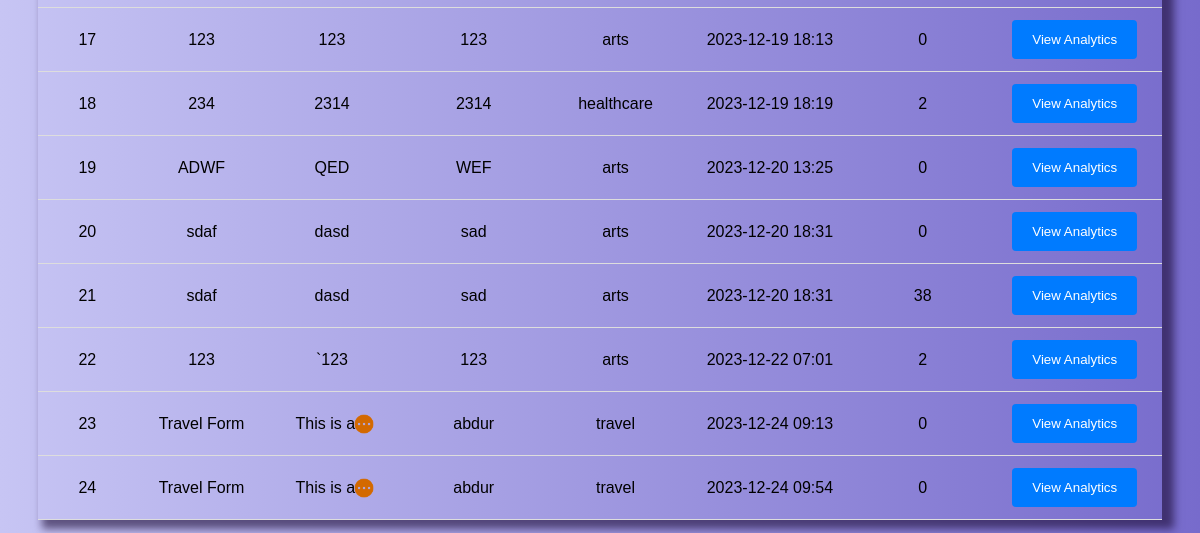
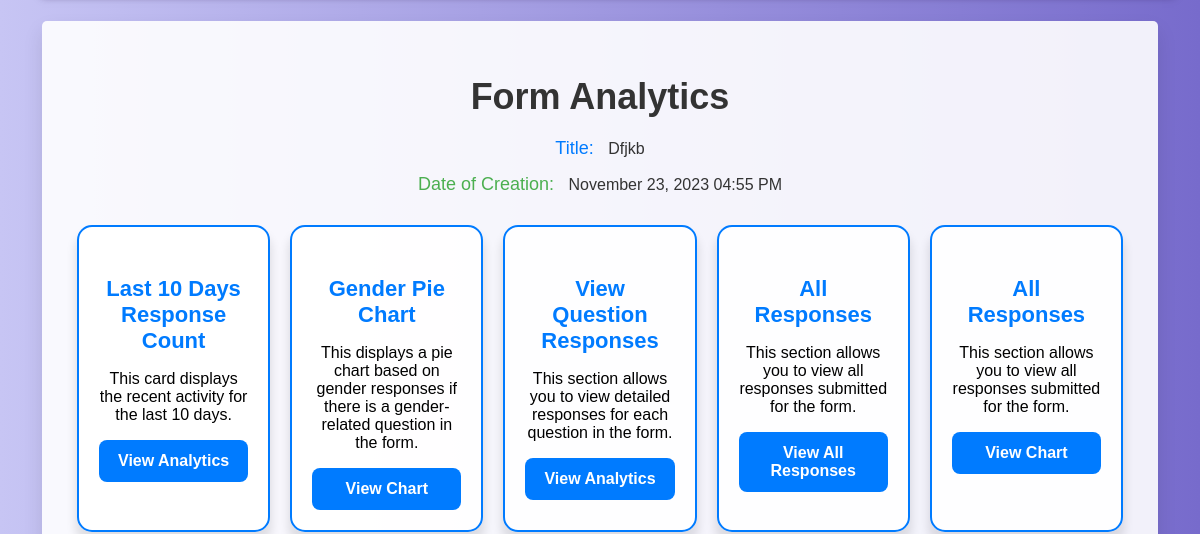
The page /analytics (signed in, middle part) on the database as committed earlier (2 pictures, top to bottom).
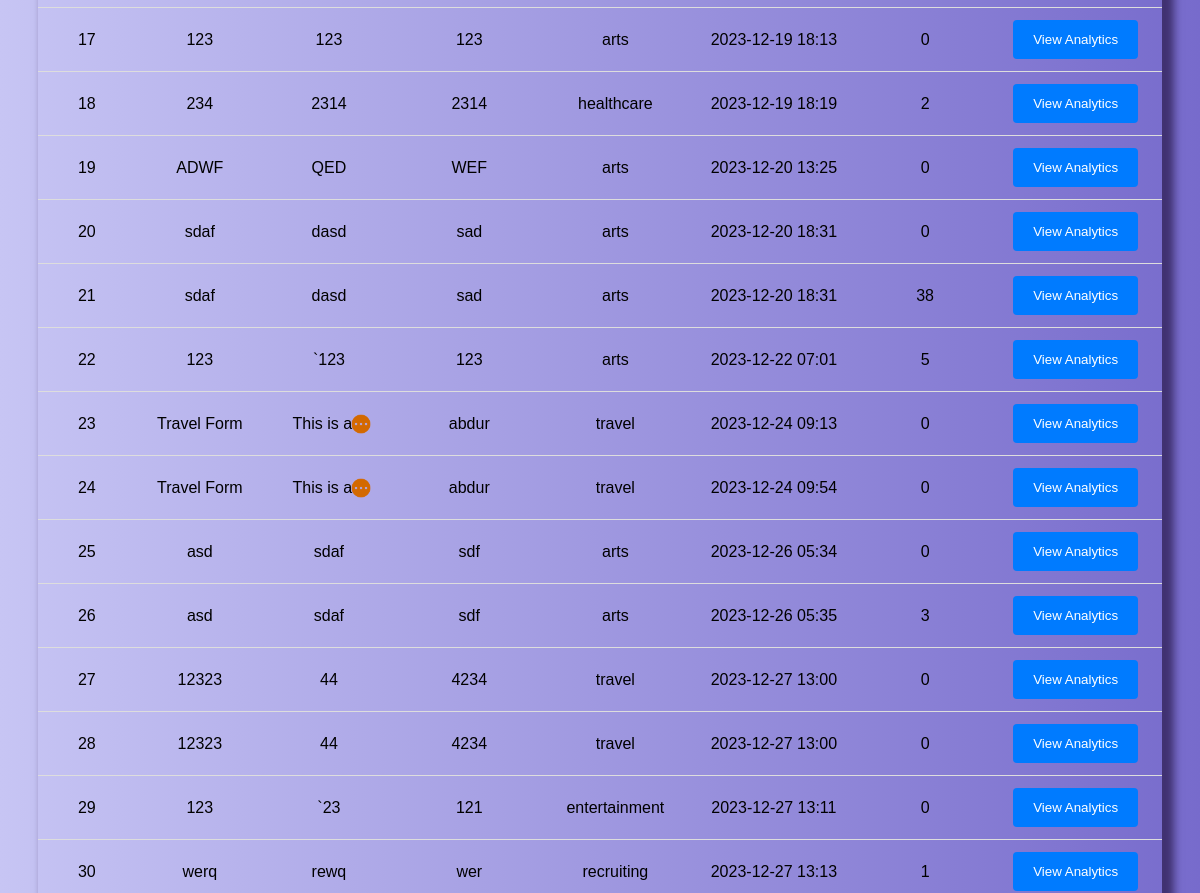
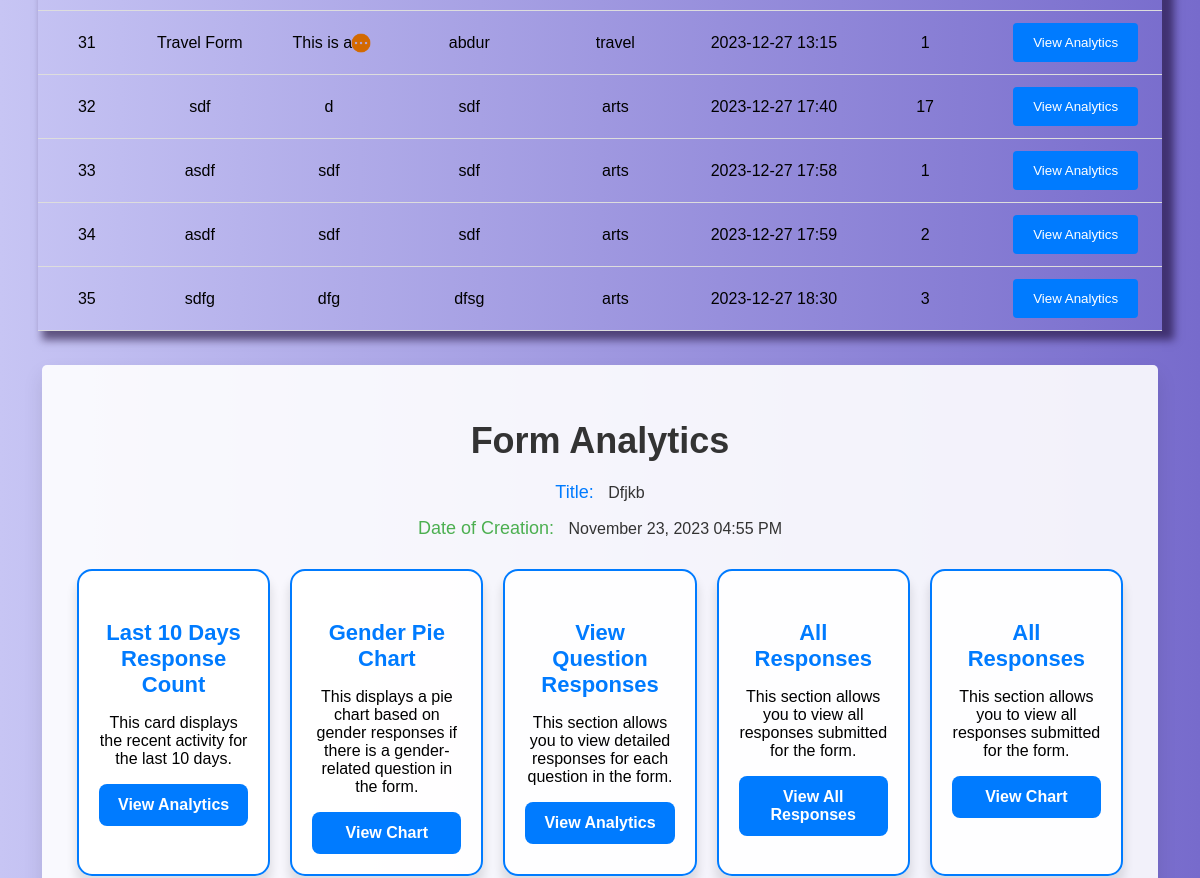
The same page on the database as committed later (2 pictures, top to bottom).
### app.py (models this page shows)
class Form(db.Model):
    id = db.Column(db.Integer, primary_key=True)
    username = db.Column(db.String(100), nullable=False)
    form_title = db.Column(db.String(100), nullable=False)
    form_description = db.Column(db.String(255), nullable=False)
    created_at = db.Column(db.DateTime, default=datetime.utcnow)
    category = db.Column(db.String(255), nullable=False)
    uuid = db.Column(db.String(36), unique=True, nullable=False)
    form_link = db.Column(db.String(255))
    form_header = db.Column(db.String(255))
    created_by = db.Column(db.String(100))
    creator = db.Column(db.String(100))
    edited = db.Column(db.String(3), default='No')
    edited_at = db.Column(db.DateTime)
    questions = db.relationship('Question', backref='form', lazy=True, cascade='all, delete-orphan')
    responses = db.relationship('FormResponse', backref='form', lazy=True, cascade='all, delete-orphan')

### app.py (the view)
@app.route('/analytics', methods=['GET', 'POST'])
def analytics():
    current_user = get_current_user()
    if current_user is None:
        return redirect(url_for('login'))  # Redirect to the login page if the user is not logged in
    user_forms = Form.query.filter_by(uuid=current_user.uuid).all()
    for user_form in user_forms:
        user_form.response_count = FormResponse.query.filter_by(form_id=user_form.id).count()
    form = None
    form_fill_count = None
    if request.method == 'POST':
        selected_form_id = request.form.get('selected_form')
        if selected_form_id is not None:
            return redirect(url_for('analytics', form_id=selected_form_id))
    form_id = request.args.get('form_id')
    if not form_id and user_forms:
        form_id = user_forms[0].id
    if form_id:
        form = Form.query.get_or_404(form_id)
        if form.username != current_user.username:
            return "Unauthorized"
        form_fill_count = FormResponse.query.filter_by(form_id=form_id).count()
    return render_template('analytics.html', user_forms=user_forms, form=form, form_fill_count=form_fill_count, form_id=form_id)

### app.py (called while the page is built)
def get_current_user():
    if 'user_id' in session:
        user_id = session['user_id']
        user = users.query.get(user_id)  # Assuming you have a User model with an 'id' field
        if user:
            return user
    return None

### templates/analytics.html (shortened to what this page needs)
<!DOCTYPE html>
<html lang="en">
<head>
  <link rel="stylesheet" href="{{ url_for('static', filename='analytics.css') }}">
  <link rel="stylesheet" href="{{ url_for('static', filename='navbar.css') }}">
</head>
<body>
<form method="POST">
  <table class="table table-bordered">
    <tbody>
      {% for user_form in user_forms %}
      <tr id="form-{{ user_form.id }}" {% if loop.first %}class="selected-form"{% endif %}>
        <td>{{ user_form.id }}</td>
        <td>{{ user_form.form_title }}</td>
        <td>
          <span class="description-limit" data-description="{{ user_form.form_description }}">
            {{ user_form.form_description|truncate(15) }}
            {% if user_form.form_description|length > 15 %}
            <a href="#" class="show-more">
                <img src="static/img/view-more.png" alt="Show More">
            </a>
            {% endif %}
        </span>
        </td>
        <td>{{ user_form.creator }}</td>
        <td>{{ user_form.category }}</td>
        <td>{{ user_form.created_at.strftime('%Y-%m-%d %H:%M') }}</td>
        <td>{{ user_form.response_count }}</td>
        <td>
          <button type="button" class="btn btn-primary view-analytics-button" data-form-id="{{ user_form.id }}">View Analytics</button>
        </td>
      </tr>
      {% endfor %}
    </tbody>
  </table>
</form>
{% if form %}
<div class="form-details" id="form-details">
  <h2 class="form-details-title">Form Analytics</h2>
  <div class="form-info">
    <div class="form-info-item">
        <span class="info-label">Title:</span>
        <span class="info-value" id="form-title">{{ form.form_title }}</span>
    </div>
    <div class="form-info-item">
        <span class="info-label" id="form-creation-date">Date of Creation:</span>
        <span class="info-value">{{ form.created_at.strftime('%B %d, %Y %I:%M %p') }}</span>
    </div>
</div>
  <div class="analytics-cards">
    <div class="card analytics-card">
        <div class="card-body">
            <h4>Last 10 Days Response Count</h4>
            <p>This card displays the recent activity for the last 10 days.</p>
            <a id="analytics-link" class="analytics-link" href="{{ url_for('recent_forms_activity', form_id=form.id) }}">View Analytics</a>
        </div>
    </div>
<div class="card analytics-card">
  <div class="card-body">
      <h4>Gender Pie Chart</h4>
      <p>This displays a pie chart based on gender responses if there is a gender-related question in the form.</p>
      <a id="gender-link" class="analytics-link" href="{{ url_for('gender_pie_chart', form_id=form.id) }}">View Chart</a>
  </div>
</div>
<div class="card analytics-card">
  <div class="card-body">
      <h4>View Question Responses</h4>
      <p>This section allows you to view detailed responses for each question in the form.</p>
      <a id="responses-link" class="analytics-link" href="{{ url_for('view_responses', form_id=form.id) }}">View Analytics</a>
  </div>
</div>
<div class="card analytics-card">
  <div class="card-body">
      <h4>All Responses</h4>
      <p>This section allows you to view all responses submitted for the form.</p>
      <a id="all-responses-link" class="analytics-link" href="{{ url_for('form_responses', form_id=form.id) }}">View All Responses</a>
  </div>
</div>
<div class="card analytics-card">
  <div class="card-body">
      <h4>All Responses</h4>
      <p>This section allows you to view all responses submitted for the form.</p>
      <a id="all-responses-link" class="analytics-link" href="{{ url_for('address_pie_chart', form_id=form.id) }}">View Chart</a>
  </div>
</div>
  </div>
</div>
{% else %}
<div class="form-details" id="form-details">
  <h2 class="form-details-title">No Form Found or Selected</h2>
</div>
{% endif %}
</body>
</html>

Rows that differ between the two databases and show on the page:
changed Form id 22: response_count "2" → "5"
added Form: id "25", form_title "asd", form_description "sdaf", creator "sdf", category "arts", created_at "2023-12-26 05:34", response_count "0"
added Form: id "26", form_title "asd", form_description "sdaf", creator "sdf", category "arts", created_at "2023-12-26 05:35", response_count "3"
added Form: id "27", form_title "12323", form_description "44", creator "4234", category "travel", created_at "2023-12-27 13:00", response_count "0"
added Form: id "28", form_title "12323", form_description "44", creator "4234", category "travel", created_at "2023-12-27 13:00", response_count "0"
added Form: id "29", form_title "123", form_description "`23", creator "121", category "entertainment", created_at "2023-12-27 13:11", response_count "0"
added Form: id "30", form_title "werq", form_description "rewq", creator "wer", category "recruiting", created_at "2023-12-27 13:13", response_count "1"
added Form: id "31", form_title "Travel Form", form_description "This is a...", creator "abdur", category "travel", created_at "2023-12-27 13:15", response_count "1"
added Form: id "32", form_title "sdf", form_description "d", creator "sdf", category "arts", created_at "2023-12-27 17:40", response_count "17"
added Form: id "33", form_title "asdf", form_description "sdf", creator "sdf", category "arts", created_at "2023-12-27 17:58", response_count "1"
added Form: id "34", form_title "asdf", form_description "sdf", creator "sdf", category "arts", created_at "2023-12-27 17:59", response_count "2"
added Form: id "35", form_title "sdfg", form_description "dfg", creator "dfsg", category "arts", created_at "2023-12-27 18:30", response_count "3"
